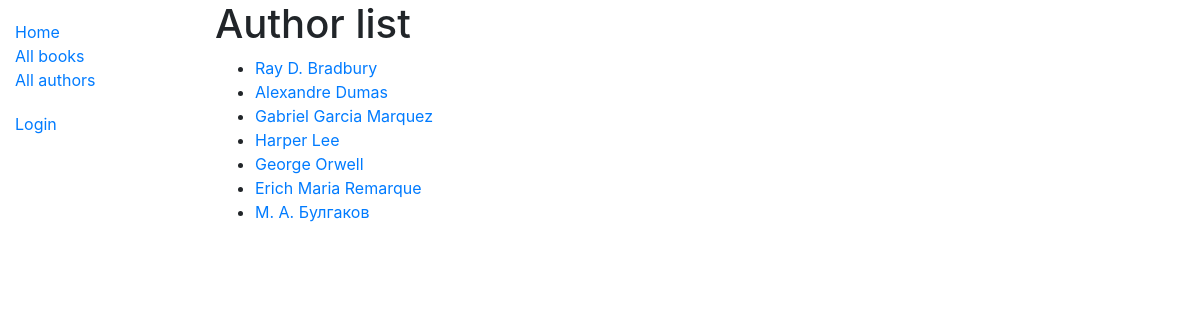
Screenshot of /catalog/authors/ with the database file from the repository.
### catalog/models.py (models this page shows, shortened)
class Author(models.Model):
    first_name = models.CharField(max_length=100)
    last_name = models.CharField(max_length=100)
    date_of_birth = models.DateField(null=True, blank=True)
    date_of_death = models.DateField('Died', null=True, blank=True)
    def get_absolute_url(self):
        return reverse('author-detail', args=[str(self.id)])
    class Meta:
        ordering = ['last_name']

### catalog/views.py (the view)
# urls.py: path('authors/', views.AuthorListView.as_view(), name='authors'),
class AuthorListView(generic.ListView):
    model = Author
    paginate_by = 10

### catalog/templates/catalog/author_list.html
{% extends 'base_generic.html' %}
{% block content %}
    <h1>Author list</h1>
    {% if author_list %}
    <ul>
        {% for author in author_list %}
            <li>
                <a href="{{ author.get_absolute_url }}">{{ author.first_name }} {{ author.last_name }}</a>
            </li>
        {% endfor %}
    </ul>
    {% else %}
        <p>There are not a single author found.</p>
    {% endif %}
{% endblock %}

### catalog/templates/base_generic.html (shortened to what this page needs)
<!DOCTYPE html>
<html lang="en">
<head>
    <link rel="stylesheet" href="https://stackpath.bootstrapcdn.com/bootstrap/4.1.3/css/bootstrap.min.css">
    {% load static %}
    <link rel="stylesheet" href="{% static 'css/styles.css' %}">
</head>
<body>
    <div class="container-fluid">
        <div class="row">
            <div class="col-sm-2">
            {% block sidebar %}
            <ul class="sidebar-nav">
                <li><a href="{% url 'index' %}">Home</a></li>
                <li><a href="{% url 'books' %}">All books</a></li>
                <li><a href="{% url 'authors' %}">All authors</a></li>
            </ul>
            <ul class="sidebar-nav">
                {% if user.is_authenticated %}
                    <li>User: {{ user.get_username }}</li>
                    <li><a href="{% url 'my-borrowed' %}">My borrowed</a></li>
                    <li><a href="{% url 'logout'%}?next={{request.path}}">Logout</a></li>
                {% else %}
                    <li><a href="{% url 'login'%}?next={{request.path}}">Login</a></li>
                {% endif %}
            </ul>
            {% endblock %}
            </div>
            <div class="col-sm-10">
                {% block content %}{% endblock %}
            </div>
        </div>
    </div>
</body>
</html>

### catalog/static/css/styles.css (style rules this page uses)
.sidebar-nav { margin-top: 20px; padding: 0; list-style: none; }

### rows the page displays
Author: first_name "Ray D.", last_name "Bradbury"
Author: first_name "Alexandre", last_name "Dumas"
Author: first_name "Gabriel", last_name "Garcia Marquez"
Author: first_name "Harper", last_name "Lee"
Author: first_name "George", last_name "Orwell"
Author: first_name "Erich Maria", last_name "Remarque"
Author: first_name "М. А.", last_name "Булгаков"
